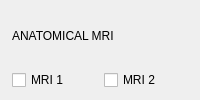
                                        <widget class="QFrame" name="card3DMRI">
                                         <property name="frameShape">
                                          <enum>QFrame::Shape::NoFrame</enum>
                                         </property>
                                         <layout class="QVBoxLayout" name="card3DMRILayout">
                                          <property name="spacing">
                                           <number>8</number>
                                          </property>
                                          <property name="leftMargin">
                                           <number>12</number>
                                          </property>
                                          <property name="topMargin">
                                           <number>10</number>
                                          </property>
                                          <property name="rightMargin">
                                           <number>12</number>
                                          </property>
                                          <property name="bottomMargin">
                                           <number>10</number>
                                          </property>
                                          <item>
                                           <widget class="QLabel" name="lbl3DMRICard">
                                            <property name="text">
                                             <string>ANATOMICAL MRI</string>
                                            </property>
                                           </widget>
                                          </item>
                                          <item>
                                           <layout class="QHBoxLayout" name="horizontalLayout_41">
                                            <property name="spacing">
                                             <number>8</number>
                                            </property>
                                            <item>
                                             <widget class="QCheckBox" name="checkBox_3dView_T1">
                                              <property name="text">
                                               <string>MRI 1</string>
                                              </property>
                                             </widget>
                                            </item>
                                            <item>
                                             <widget class="QCheckBox" name="checkBox_3dView_T2">
                                              <property name="text">
                                               <string>MRI 2</string>
                                              </property>
                                             </widget>
                                            </item>
                                           </layout>
                                          </item>
                                         </layout>
                                        </widget>
